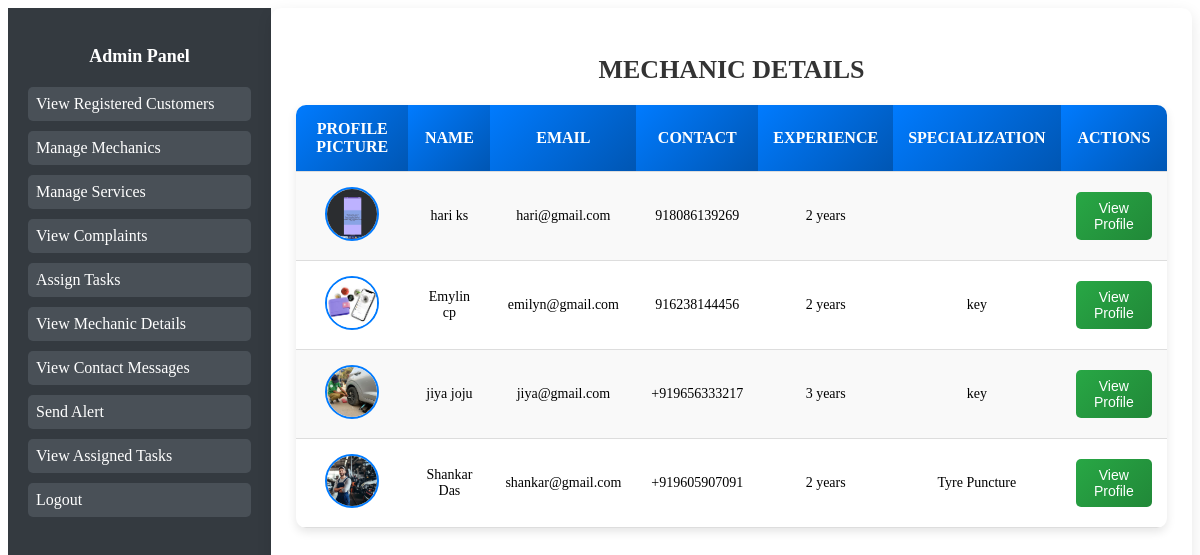
/view-mechanic-details/ (signed in), run on the app's committed database.
### Home/models.py (models this page shows, shortened)
class MechanicProfile(models.Model):
    user = models.OneToOneField(User, on_delete=models.CASCADE)  # Links profile to User
    first_name = models.CharField(max_length=255)
    last_name = models.CharField(max_length=255)
    date_of_birth = models.DateField(null=True, blank=True)
    email = models.EmailField()#unique=True)
    gender_choices = [('Male', 'Male'), ('Female', 'Female'), ('Other', 'Other')]
    gender = models.CharField(max_length=10, choices=gender_choices)
    profile_picture = models.ImageField(upload_to='mechanic_profiles/', null=True, blank=True)
    contact_no = models.CharField(max_length=15, blank=True, null=True)
    aadhar_id = models.CharField(
        max_length=12,
        validators=[RegexValidator(regex=r'^\d{12}$', message="Aadhar number must be exactly 12 digits")],
    )
    alternate_contact = models.CharField(max_length=15, blank=True, null=True)
    experience = models.PositiveIntegerField(null=True, blank=True)
    address = models.TextField()
    state = models.CharField(max_length=255)
    city = models.CharField(max_length=255)
    district = models.CharField(max_length=255)
    specialization = models.ForeignKey('ServiceProvided', on_delete=models.SET_NULL, null=True)

class ServiceProvided(models.Model):
    name = models.CharField(max_length=255)
    picture = models.ImageField(upload_to='services/')  # Main picture
    short_description = models.TextField()
    long_description = models.TextField()
    points_to_remember = models.TextField()
    additional_picture = models.ImageField(upload_to='services/', blank=True, null=True)  # Additional Picture

### Home/views.py (the view)
# urls.py: path('view-mechanic-details/', views.view_mechdetails, name='view_mechanic_details'),
@user_passes_test(lambda u: u.is_superuser)
def view_mechdetails(request):
    mechanics = MechanicProfile.objects.all()
    return render(request, 'view_mechdetails.html', {'mechanics': mechanics})

### templates/view_mechdetails.html (shortened to what this page needs)
{% extends 'base_admin.html' %}
{% block content %}
<h2 class="page-header">Mechanic Details</h2>
<table class="mechanic-table">
    <tr>
        <th>Profile Picture</th>
        <th>Name</th>
        <th>Email</th>
        <th>Contact</th>
        <th>Experience</th>
        <th>Specialization</th>
        <th>Actions</th>
    </tr>
    {% for mechanic in mechanics %}
    <tr>
        <td>
            {% if mechanic.profile_picture %}
                <img src="{{ mechanic.profile_picture.url }}" alt="Profile Picture" class="profile-img">
            {% else %}
                No Image
            {% endif %}
        </td>
        <td>{{ mechanic.first_name }} {{ mechanic.last_name }}</td>
        <td>{{ mechanic.email }}</td>
        <td>{{ mechanic.contact_no }}</td>
        <td>{{ mechanic.experience }} years</td>
        <td>{{ mechanic.specialization.name }}</td>
        <td>
            <a href="{% url 'view_byadmin' mechanic.id %}">
                <button class="view-btn">View Profile</button>
            </a>
        </td>
    </tr>
    {% endfor %}
</table>
{% endblock %}

### templates/view_mechdetails.html (style rules this page uses)
.mechanic-table { width: 100%; border-collapse: collapse; margin-top: 20px; background: #ffffff; border-radius: 10px; overflow: hidden; box-shadow: 0px 4px 10px rgba(0, 0, 0, 0.1); }
.mechanic-table th, .mechanic-table td { padding: 15px; text-align: center; border-bottom: 1px solid #ddd; font-size: 14px; }
.mechanic-table th { background: linear-gradient(135deg, #007BFF, #0056b3); color: white; font-size: 16px; text-transform: uppercase; }
.mechanic-table tr:nth-child(even) { background-color: #f9f9f9; }
.profile-img { width: 50px; height: 50px; border-radius: 50%; object-fit: cover; border: 2px solid #007BFF; transition: transform 0.3s ease-in-out; }
.view-btn { padding: 8px 12px; background: linear-gradient(135deg, #28a745, #218838); color: white; border: none; border-radius: 5px; cursor: pointer; font-size: 14px; transition: 0.3s; }
.page-header { font-size: 26px; color: #333; margin-bottom: 20px; font-weight: bold; text-align: center; text-transform: uppercase; }

### data on the page
MechanicProfile: profile_picture (picture), first_name "hari", last_name "ks", email "hari@gmail.com", contact_no "918086139269", experience "2"
MechanicProfile: profile_picture (picture), first_name "Emylin", last_name "cp", email "emilyn@gmail.com", contact_no "916238144456", experience "2", specialization.name "key"
MechanicProfile: profile_picture (picture), first_name "jiya", last_name "joju", email "jiya@gmail.com", contact_no "+919656333217", experience "3", specialization.name "key"
MechanicProfile: profile_picture (picture), first_name "Shankar", last_name "Das", email "shankar@gmail.com", contact_no "+919605907091", experience "2", specialization.name "Tyre Puncture"
